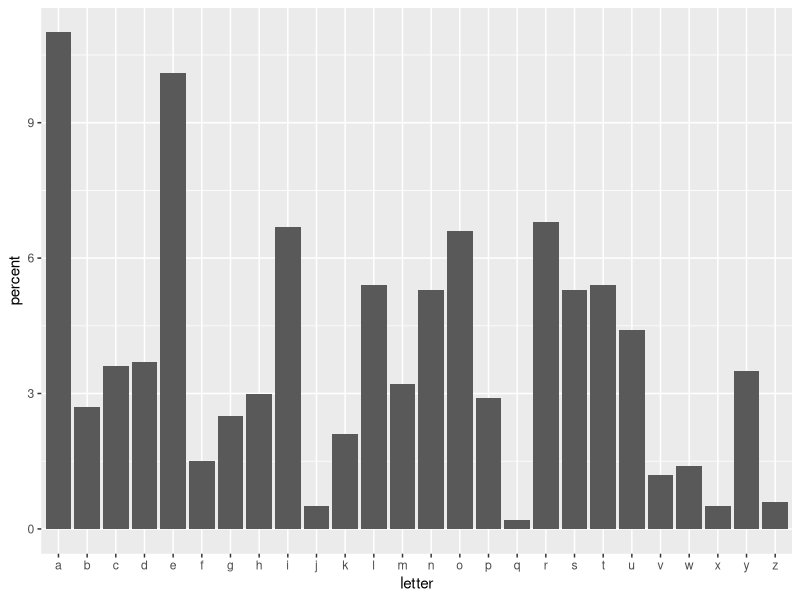
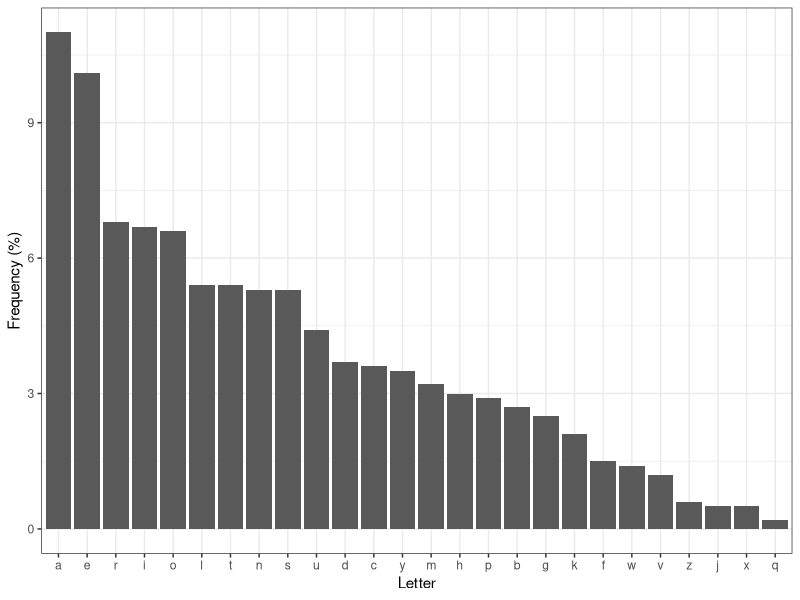

These charts were generated, in order, by the following R code:
## ---- chunk 1
library(tidyverse)
## ---- chunk 2
words <- read.table('../../data/fives_singular.tsv') %>% pull(x)
words %>% head()
## ---- chunk 3
frequency_overall <- words %>% str_split(pattern = '') %>% unlist() %>% table() %>% as_tibble() %>% set_names(., c('letter', 'frequency')) %>% 
  mutate(percent = 100* round(frequency/sum(frequency), 3))
frequency_overall
## ---- chunk 4
frequency_overall %>% 
  ggplot(aes(x = letter,
             y = percent)) + 
  geom_bar(stat = 'identity')
## ---- chunk 5
frequency_overall %>% 
  ggplot(aes(x = reorder(letter, -percent),
             y = percent)) + 
  geom_bar(stat = 'identity') +
  labs(x = 'Letter',
       y = 'Frequency (%)') +
  theme_bw()
## ---- chunk 6
top10 <- frequency_overall %>% 
  top_n(10, percent) %>% 
  mutate(tier = ifelse(letter %in% .$letter[1:5], 1, 2))

top10
## ---- chunk 7
tier1_letters <- top10 %>% filter(tier == 1) %>% pull(letter)
tier2_letters <- top10 %>% filter(tier == 2) %>% pull(letter)

count_letters <- function(word, letters) {
  word_letters <- word %>% str_split('') %>% unlist() %>% unique()
  total_count <- intersect(word_letters, letters) %>% length()
  total_count
}

top10_scoring <- tibble(word = words) %>% 
  rowwise() %>% 
  mutate(tier1 = count_letters(word, letters = tier1_letters),
         tier2 = count_letters(word, letters = tier2_letters))
                        
top10_scoring
## ---- chunk 8
top10_scoring %>% 
  filter(tier1 == 5)
## ---- chunk 9
top10_scoring %>% 
  filter(tier2 == 5)
## ---- chunk 10
letter_matrix <- words %>% str_split('', simplify = TRUE)
letter_matrix %>% head()
## ---- chunk 11
letter_matrix[,1] %>% table()/nrow(letter_matrix)
## ---- chunk 12
position_frequency <- apply(letter_matrix,
      MARGIN = 2,
      FUN = function(x) {table(x)/length(x)}) %>% 
  as.data.frame() %>% 
  rownames_to_column('letter')

position_frequency
## ---- chunk 13
position_frequency_long <- position_frequency %>% 
  pivot_longer(cols = -letter,
               names_to = 'position',
               values_to = 'frequency') 

position_frequency_long
## ---- chunk 14
word_position_table <- function(word) {
  letters <- word %>% str_split('') %>% unlist()
  position_table <- tibble(letter = letters,
                           position = paste0('V', 1:5))
  position_table
}

word_position_score <- function(word, position_frequency_table) {
  word_position_table(word) %>% left_join(position_frequency_table, by = c('letter', 'position')) %>% pull(frequency) %>% sum()
}

word_position_score('saget', position_frequency_long)

## ---- chunk 15
top10_scoring_frequency_scoring <- top10_scoring %>% 
  mutate(unique_letters = n_distinct(unlist(str_split(word, ''))),
         frequency_score = word_position_score(word, position_frequency_long))

top10_scoring_frequency_scoring %>% head()
## ---- chunk 16
top10_scoring_frequency_scoring %>% filter(unique_letters == 5) %>% arrange(-frequency_score)
## ---- chunk 17
top10_scoring_frequency_scoring %>% filter(tier1 == 5) %>% arrange(-frequency_score)
## ---- chunk 18
top10_scoring_frequency_scoring %>% filter(tier2 == 5) %>% arrange(-frequency_score)
